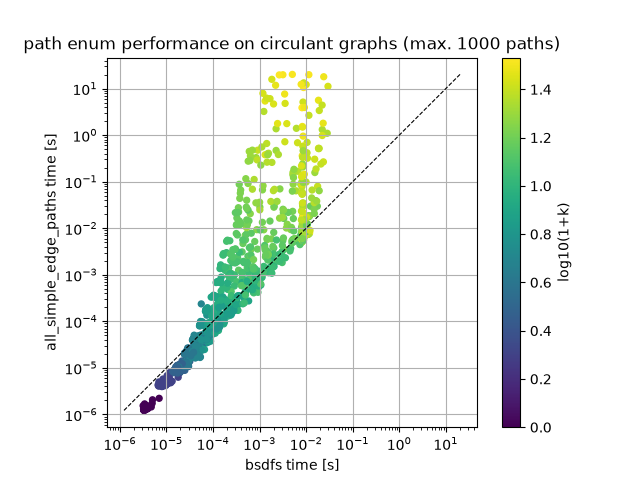

Python code for this plot:
"""BS-DFS drop-in replacement for networkx.algorithms.simple_paths._all_simple_edge_paths.

Same contract and same output ORDER as the stock generator:
  - `targets` arrives as a set (wrapper has already normalized node-vs-iterable),
  - `cutoff` may be None  =>  len(G) - 1,
  - DFS over EDGE paths: parallel edges are branched in the search itself,
    so multigraph combinations interleave exactly as in stock,
  - yields (u, v) tuples, or (u, v, key) for multigraphs,
  - trivial path (source in targets) is the empty edge path [].

Algorithm: BS-DFS in the target-set formulation (unmaterialized t*),
unit-shifted so all constants coincide with the single-target paper version:
  entry hit    v in targets  =>  yield, sd = 0
  guard        b[w] + h < k
  sentinel     k + 1
  fold         sd_parent = min(sd_parent, sd_child + 1)
  fruitless    b[v] <- k - h + 1
  fruitful     sd <= k  =>  Fruitful(v, sd), v still on the stack,
               unconditional root assignment b[v] <- sd (cascade kick-start)

Patch:
    import networkx.algorithms.simple_paths as simple_paths
    simple_paths._all_simple_edge_paths = bsdfs_all_simple_edge_paths
"""

from collections import defaultdict, deque
import networkx as nx


def bsdfs_all_simple_edge_paths(G, source, targets, cutoff):
    if cutoff is None:
        cutoff = len(G) - 1
        # this is correct, but the resulting O(k(n+m)) delay for BS-DFS is not optimal for k = n-1.
        # A more efficient algorithm would be Johnson's circuit finding algo with O(n+m) delay,
        # using Boolean barriers and B-lists, but it needs pre-processing (path/cycle reduction)
        # and adaptions to fit all [Multi][Di]Graph and edge-cases.
        # This is mainly mechanical work, should be doable with AI assistance within a day or so.
        # Anyway, using BS-DFS here gives the first polynomial delay bound compared earlier versions.
    k = cutoff
    if k < 0 or not targets:
        return

    get_edges = (
        (lambda v: G.edges(v, keys=True))
        if G.is_multigraph()
        else (lambda v: G.edges(v))
    )
    pred = G.pred if G.is_directed() else G.adj   # cascade direction

    b = defaultdict(int)      # barriers, persistent over the whole run
    nodes = []                # node stack S
    edges = []                # entering edge per node; edges[0] is a dummy
    on_path = set()
    sd_stack = []             # per-frame sd
    iters = []                # per-frame outgoing-edge iterator

    def fruitful(v, sd):
        b[v] = sd                                 # unconditional: kick-start
        queue = deque([(v, sd)])
        while queue:
            u, d = queue.popleft()
            for p in pred[u]:
                if p not in on_path and b[p] > d + 1:
                    b[p] = d + 1
                    queue.append((p, d + 1))

    def push(v, e):
        nodes.append(v)
        edges.append(e)
        on_path.add(v)
        iters.append(iter(get_edges(v)))
        if v in targets:                          # virtual edge v -> t*
            sd_stack.append(0)
            return True
        sd_stack.append(k + 1)
        return False

    if push(source, None):
        yield []

    while nodes:
        h = len(nodes) - 1                        # depth of the top node v
        e = next((e for e in iters[-1]
                  if e[1] not in on_path and b[e[1]] + h < k), None)
        if e is not None:
            if push(e[1], e):
                yield edges[1:]                   # slice copies; dummy removed
            continue

        # return from Search(v)
        v = nodes[-1]
        iters.pop()
        sd = sd_stack.pop()
        if sd <= k:
            fruitful(v, sd)                       # v still on the stack
        else:
            b[v] = k - h + 1
        nodes.pop()
        edges.pop()
        on_path.discard(v)
        if sd_stack:
            sd_stack[-1] = min(sd_stack[-1], sd + 1)


import random
from itertools import zip_longest, islice
from multiprocessing import Pool
from tqdm import tqdm


def compare_generators(gen1, gen2, limit, msg=""):
    sentinel = object()

    n_paths = 0
    for i, (a, b) in enumerate(zip_longest(
            islice(gen1, limit),
            islice(gen2, limit),
            fillvalue=sentinel)):

        if a is sentinel and b is sentinel:
            break  # both ended

        if a is sentinel:
            raise AssertionError(
                f"{msg} generator1 ended early at index {i}, "
                f"generator2 produced: {b!r}"
            )

        if b is sentinel:
            raise AssertionError(
                f"{msg} generator2 ended early at index {i}, "
                f"generator1 produced: {a!r}"
            )

        if a != b:
            raise AssertionError(
                f"first difference at index {i}: {a!r} vs {b!r}"
            )

        n_paths = i + 1

    return n_paths


def sample_instance(n, run):
    rng = random.Random(42 + run)
    m = int(n * 10 ** rng.uniform(-0.3, 1.3))          # log-uniform density
    G = nx.MultiDiGraph() if rng.random() < 0.5 else nx.MultiGraph()
    G.add_nodes_from(range(n))
    pairs = []
    for _ in range(m):
        if pairs and rng.random() < 0.4:               # duplicate an existing pair
            u, v = rng.choice(pairs)
        else:
            u, v = rng.randrange(n), rng.randrange(n)  # self-loops included
            pairs.append((u, v))
        G.add_edge(u, v)
    k = rng.randint(0, n)
    s = rng.randrange(n)
    t_set = set(rng.sample(range(n), rng.randint(1, min(n, 3))))
    return G, s, t_set, k


def worker_er(args, limit=10_000):
    n, run = args

    G, s, t_set, k = sample_instance(n, run)

    length = compare_generators(
        nx.algorithms.simple_paths._all_simple_edge_paths(G, s, t_set, cutoff=k),
        bsdfs_all_simple_edge_paths(G, s, t_set, k),
        limit,
        msg = f"{args=}"
    )

    return length


def task_er(n, runs):
    for run in range(runs):
        yield (n, run)


def validate_er(n, runs, processes=None):
    sum_paths = 0

    if processes == 0:
        for run in tqdm(range(runs), leave=False):
            sum_paths += worker_er((n, run))
        return sum_paths

    with Pool(processes) as pool:
        for result in tqdm(
            pool.imap_unordered(worker_er, task_er(n, runs), chunksize=200),
            total=runs,
            leave=False,
        ):
            sum_paths += result
        print(f"{n=:4} {sum_paths=:,}")
        return sum_paths


def monkey_patching_pytest():
    import networkx.algorithms.simple_paths as simple_paths

    orig = simple_paths._all_simple_edge_paths
    simple_paths._all_simple_edge_paths = bsdfs_all_simple_edge_paths

    import pytest
    pytest.main(["--doctest-modules", "--pyargs", "networkx"])
    # expected:  7720 passed, 87 skipped, 1 xfailed, 11 warnings in 76.91s (0:01:16)
    assert simple_paths._all_simple_edge_paths is bsdfs_all_simple_edge_paths # not restored mid-way
    # (the warnings are unrelated)

    simple_paths._all_simple_edge_paths = orig
    assert simple_paths._all_simple_edge_paths is not bsdfs_all_simple_edge_paths
    # now restored


def random_test():
    # quick test for major error and general failure
    for n in range(2, 5):
        validate_er(n, 1_000, processes=0)

    for n in range(2, 10):
        validate_er(n, 100_000)

    for n in range(10, 15):
        validate_er(n, 10_000)


def performance_test():
    import networkx as nx
    import random
    import time
    import math
    import matplotlib.pyplot as plt
    from itertools import islice

    def circulant(n, r):
        """directed r-neighbour circulant digraph"""
        G = nx.DiGraph()
        G.add_nodes_from(range(n))
        for u in range(n):
            for v in range(u+1, u+r+1):
                G.add_edge(u, v % n)
        return G

    seed = 42
    random.seed(seed)

    runs = 1000
    limit = 1000
    r = 2
    xs = []
    ys = []
    cs = []
    for run in range(runs):
        n = random.randint(2, 35)   # danger, explosive!
        G = circulant(n, r)
        s, t = random.sample(list(G.nodes), 2)
        k = random.randrange(0, len(G))

        repeats = 3
        while True:
            dt1 = dt2 = 0
            for _ in range(repeats):
                t0 = time.perf_counter_ns()
                paths1 = list(islice(bsdfs_all_simple_edge_paths(G, s, [t], k), limit))
                dt1 += time.perf_counter_ns() - t0
                t0 = time.perf_counter_ns()
                paths2 = list(islice(nx.algorithms.simple_paths._all_simple_edge_paths(G, s, [t], k), limit))
                dt2 += time.perf_counter_ns() - t0
            if dt1 + dt2 > 1_000_000:
                break
            else:
                repeats = 2*repeats + 1 # stay odd
        dt1 //= repeats
        dt2 //= repeats
        assert paths1 == paths2 # likely
        print(f"{run=:6}; {n=:4}; {s=:4}; {t=:4}; {k=:4}; {dt1=:12}; {dt2=:12}; {dt1/dt2=:10.4f}; {len(paths1)=:10}")
        xs.append(dt1/1e9)  # seconds
        ys.append(dt2/1e9)  # seconds
        cs.append(math.log10(1 + k))

    fig, ax = plt.subplots()
    plt.grid(True)
    ax.set_title("path enum performance on circulant graphs (max. 1000 paths)")
    sc = ax.scatter(xs, ys, c=cs, cmap="viridis", s=18)
    lo, hi = min(xs+ys), max(xs+ys)
    ax.plot([lo, hi], [lo, hi], "k--", lw=0.8)      # identity line
    ax.set_xscale("log")
    ax.set_yscale("log")
    ax.set_aspect("equal")
    ax.set_xlabel(f"bsdfs time [s]"); ax.set_ylabel(f"all_simple_edge_paths time [s]")
    fig.colorbar(sc, label=f"log10(1+k)")
    fig.savefig("circulant_family.png")

if __name__ == "__main__":
    monkey_patching_pytest()
    random_test()
    performance_test()
